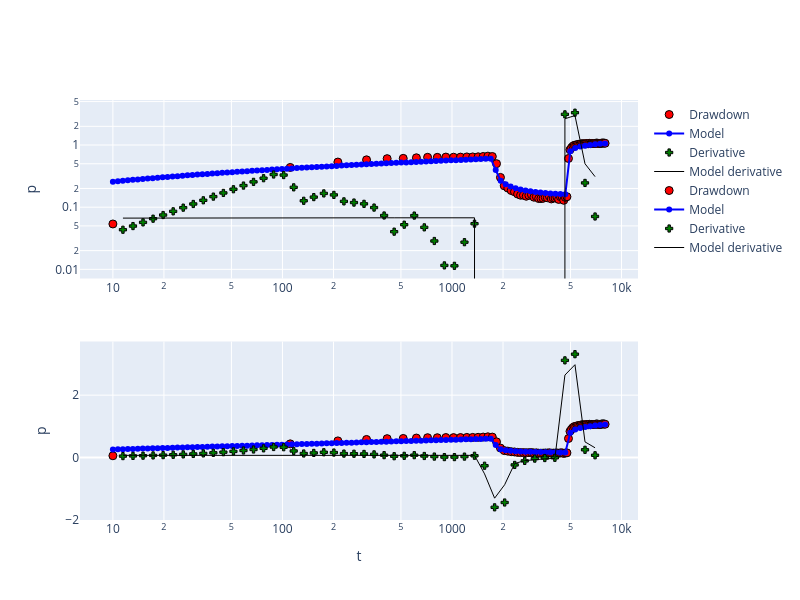

The cell this chart's notebook holds for it:
### Markdown cell above
## Multirate Theis

The following implementation allow to achieve the same result using the multirate Theis implementation for constant head boundary. The model calculates the drawdown at time t for multiplerate tests without accounting for quadratic head losses after Theis (1935) accounting for constant head boundary. In the end it can also be used to interpret simultaneously the pumping and recovery data.

### Code cell
theis_mrm=ht.Theis_multirate_CHB(r=d, Q=qm, df=data)
theis_mrm.guess_params()
theis_mrm.trial()
